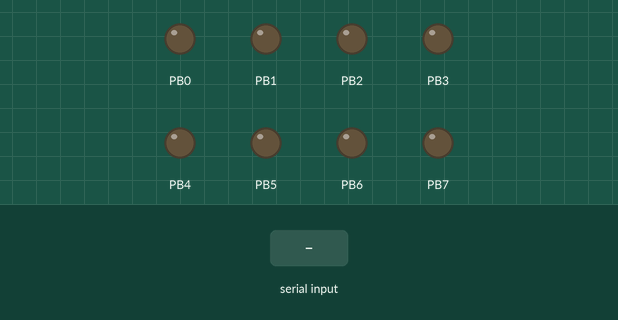
This program was run on a simulated ATmega32, built with avr-gcc and emulated at 1 MHz (the files do not name the chip). Shown: output pins drawn as LEDs (lit = HIGH). The test bench sets the inputs (shaded band). What the program prints to the serial monitor is not drawn.

Above: at 1.2 s.
1.3 s: "90,45\n" received over Serial
At 1.41 s:
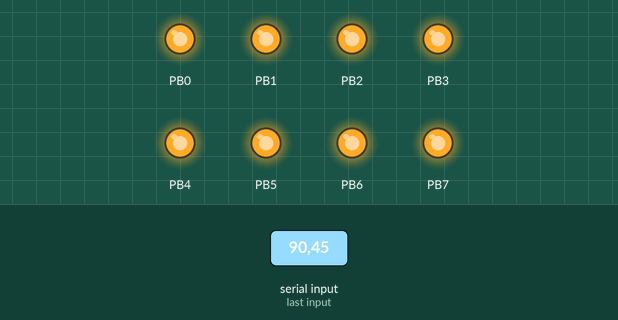
3.0 s: "5\n" received over Serial
At 3.8 s:
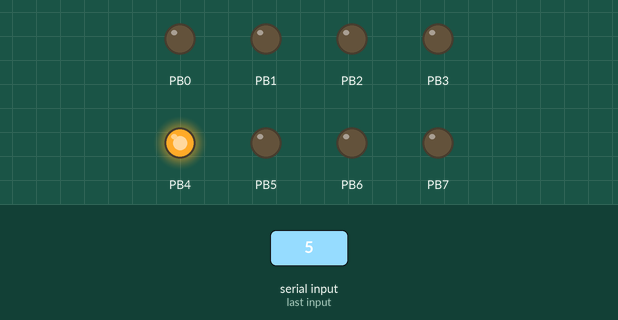
4.5 s: "200\n" received over Serial
At 4.61 s:
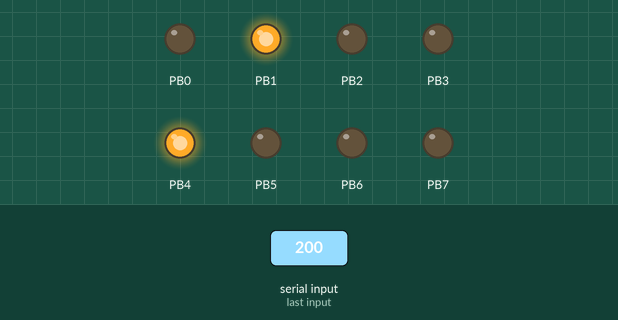
6.2 s: "30,150\n" received over Serial
At 6.31 s:
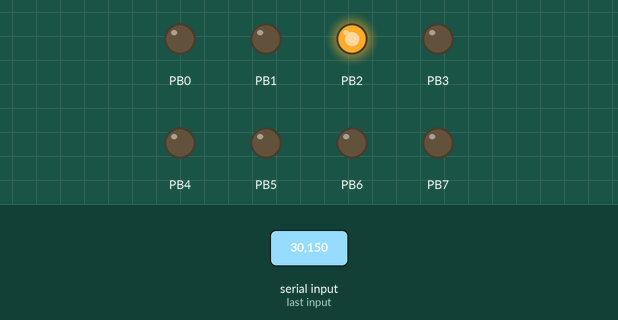
7.9 s: "200\n" received over Serial
At 8.01 s:
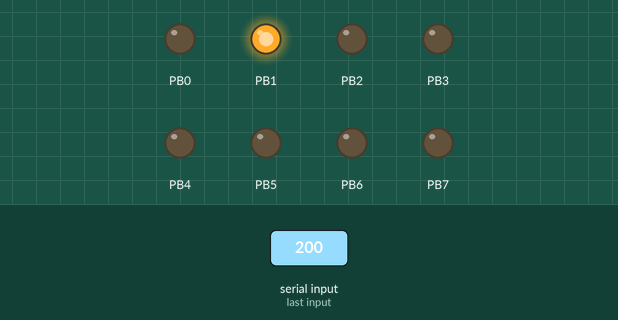
9.6 s: "9\n" received over Serial
At 10.0 s:
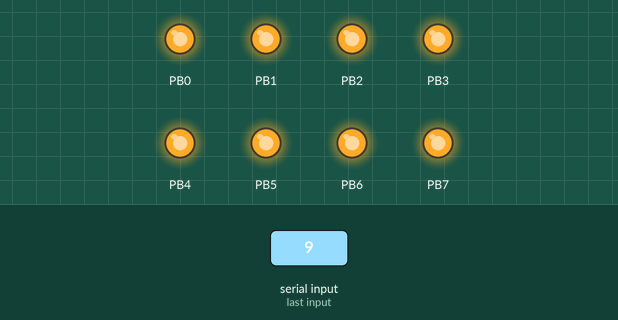
Timing chart, 0 to 12.1 s (numbered marks = the images above; inputs shaded):
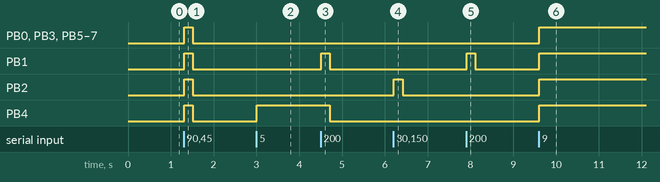

Measured:
- after the input at 1.3 s, PB0–7: LOW → HIGH at once, → LOW 0.20 s later
- after the input at 3.0 s, PB4: LOW → HIGH at once
- after the input at 4.5 s, PB1: LOW → HIGH at once, → LOW 0.20 s later; PB4: HIGH → LOW after 0.21 s
- after the input at 6.2 s, PB2: LOW → HIGH at once, → LOW 0.20 s later
- after the input at 7.9 s, PB1: LOW → HIGH at once, → LOW 0.20 s later
- after the input at 9.6 s, PB0–7: LOW → HIGH at once

The program:

main.c
```c
#include <stdio.h>

#ifdef ANALOG_TO_DIGITAL
	#include "adc.h"
#endif
#include "led_grid.h"
#include "usart.h"
#include "menu.h"

int main(void)
{
#ifdef ANALOG_TO_DIGITAL
	initADC();
#endif
	initLedGrid();
	initUSART(UBRR_VAL);

	while(1)
	{
#ifdef ANALOG_TO_DIGITAL
		startADC();
		printf("%.2fV\r", convertADCf(readADC()));
#endif

		showMenuPrompt();
		selectMenuOption(getchar());
	}
}
```

led_grid.h
```c
#ifndef LED_GRID_H
#define LED_GRID_H

#include <stdint.h>

void initLedGrid(void);
void displayLedGrid(const uint8_t);

#endif
```

menu.h
```c
#ifndef MENU_H
#define MENU_H

void showMenuPrompt(void);
void selectMenuOption(const char);

#endif
```

usart.h
```c
#ifndef USART_H
#define USART_H

#include <stdint.h>

#define FOSC        1000000
#define BAUD        9600
#define UBRR_VAL    (FOSC / 8 / BAUD - 1)    /*asynchronous double speed mode*/

void initUSART(const uint16_t);
void sendDataUSART(const char*);

#endif
```

adc.c
```c
#include <avr/io.h>

#define VREF		5
#define RESOLUTION	1024

void initADC(void)
{
	ADCSRA |= _BV(ADEN);				/*ADC enable*/
	ADCSRA |= _BV(ADPS1) | _BV(ADPS0);		/*8 prescaler*/

	ADMUX |= _BV(REFS0);				/*AVcc voltage reference*/
	ADMUX |= _BV(MUX0);				/*ADC1 channel*/
}

void startADC(void)
{
	ADCSRA |= _BV(ADSC);
}

uint16_t readADC(void)
{
	loop_until_bit_is_set(ADCSRA, ADIF);

	return ADC;
}

float convertADCf(const uint16_t adc)
{
	return (float)adc * VREF / RESOLUTION;
}
```

led_grid.c
```c
#include <avr/io.h>

void initLedGrid(void)
{
	DDRB = 0xFF;
}

void displayLedGrid(const uint8_t data)
{
	if(data == 0x00 || data == 0xFF)
		PORTB = data;
	else
		PORTB ^= data;
}
```

menu.c
```c
#include <stdio.h>

#include "led_grid.h"

#define CHAR_TO_INT(x)	(x - 48)

void showMenuPrompt(void)
{
	printf("Select option from the menu (0-9)\r");
	printf("Menu:\r");

	printf("0 - PORTB Low\r");
	printf("1 - PB0 0/1\r");
	printf("2 - PB1 0/1\r");
	printf("3 - PB2 0/1\r");
	printf("4 - PB3 0/1\r");
	printf("5 - PB4 0/1\r");
	printf("6 - PB5 0/1\r");
	printf("7 - PB6 0/1\r");
	printf("8 - PB7 0/1\r");
	printf("9 - PORTB High\r\r");
}

void selectMenuOption(const char ch)
{
	printf("Option: %c\r\r", ch);

	if(CHAR_TO_INT(ch) == 0)
		displayLedGrid(0x00);
	else if(CHAR_TO_INT(ch) == 9)
		displayLedGrid(0xFF);
	else if(CHAR_TO_INT(ch) >= 1 && CHAR_TO_INT(ch) <= 8)
		displayLedGrid(1 << (CHAR_TO_INT(ch) - 1));
	else
		printf("Incorrect option, try again!\r\r");
}
```

usart.c
```c
#include <avr/io.h>
#include <stdio.h>

#define BYTE 8

static uint8_t receiveUSART(void);
static void transmitUSART(const uint8_t);
static void setStreamUSART(void);
static int getCharUSART(FILE*);
static int putCharUSART(char, FILE*);

void initUSART(const uint16_t ubrr)
{
	/*set baud rate*/
	UBRRH = (uint8_t)(ubrr >> BYTE);
	UBRRL = (uint8_t)ubrr;

	UCSRA |= _BV(U2X);							/*double transmission speed*/
	UCSRB = _BV(RXEN) | _BV(TXEN);						/*receiver and transmitter enable*/
	UCSRC = _BV(URSEL) | _BV(USBS) | _BV(UCSZ1) | _BV(UCSZ0);		/*2 stop bits, 8-bit frame*/

	setStreamUSART();
}

void sendDataUSART(const char *data)
{
	while(*data != '\0')
		transmitUSART(*data++);
}

static uint8_t receiveUSART(void)
{
	loop_until_bit_is_set(UCSRA, RXC);
	return UDR;
}

static void transmitUSART(const uint8_t data)
{
	loop_until_bit_is_set(UCSRA, UDRE);
	UDR = data;
}

static void setStreamUSART(void)
{
	static FILE inOutStream = FDEV_SETUP_STREAM(putCharUSART, getCharUSART, _FDEV_SETUP_RW);
	stdin = stdout = &inOutStream;
}

static int getCharUSART(FILE *stream)
{
	int usartResult = receiveUSART();
	return usartResult;
}

static int putCharUSART(char ch, FILE *stream)
{
	transmitUSART(ch);
	return 1;
}
```
